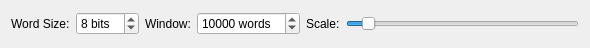
<?xml version="1.0" encoding="UTF-8"?>
<ui version="4.0">
 <class>FrequencyPlotForm</class>
 <widget class="QWidget" name="FrequencyPlotForm">
  <property name="geometry">
   <rect>
    <x>0</x>
    <y>0</y>
    <width>590</width>
    <height>48</height>
   </rect>
  </property>
  <property name="windowTitle">
   <string>Form</string>
  </property>
  <layout class="QVBoxLayout" name="verticalLayout">
   <item>
    <layout class="QHBoxLayout" name="horizontalLayout">
     <item>
      <widget class="QLabel" name="label">
       <property name="text">
        <string>Word Size:</string>
       </property>
       <property name="buddy">
        <cstring>sb_wordSize</cstring>
       </property>
      </widget>
     </item>
     <item>
      <widget class="QSpinBox" name="sb_wordSize">
       <property name="suffix">
        <string> bits</string>
       </property>
       <property name="minimum">
        <number>1</number>
       </property>
       <property name="maximum">
        <number>64</number>
       </property>
       <property name="value">
        <number>8</number>
       </property>
      </widget>
     </item>
     <item>
      <widget class="QLabel" name="label_2">
       <property name="text">
        <string>Window:</string>
       </property>
       <property name="buddy">
        <cstring>sb_windowSize</cstring>
       </property>
      </widget>
     </item>
     <item>
      <widget class="QSpinBox" name="sb_windowSize">
       <property name="suffix">
        <string> words</string>
       </property>
       <property name="minimum">
        <number>100</number>
       </property>
       <property name="maximum">
        <number>2147483647</number>
       </property>
       <property name="value">
        <number>10000</number>
       </property>
      </widget>
     </item>
     <item>
      <widget class="QLabel" name="label_3">
       <property name="text">
        <string>Scale:</string>
       </property>
       <property name="buddy">
        <cstring>hs_scale</cstring>
       </property>
      </widget>
     </item>
     <item>
      <widget class="QSlider" name="hs_scale">
       <property name="minimum">
        <number>1</number>
       </property>
       <property name="maximum">
        <number>16</number>
       </property>
       <property name="value">
        <number>2</number>
       </property>
       <property name="orientation">
        <enum>Qt::Horizontal</enum>
       </property>
      </widget>
     </item>
    </layout>
   </item>
  </layout>
 </widget>
 <resources/>
 <connections/>
</ui>
